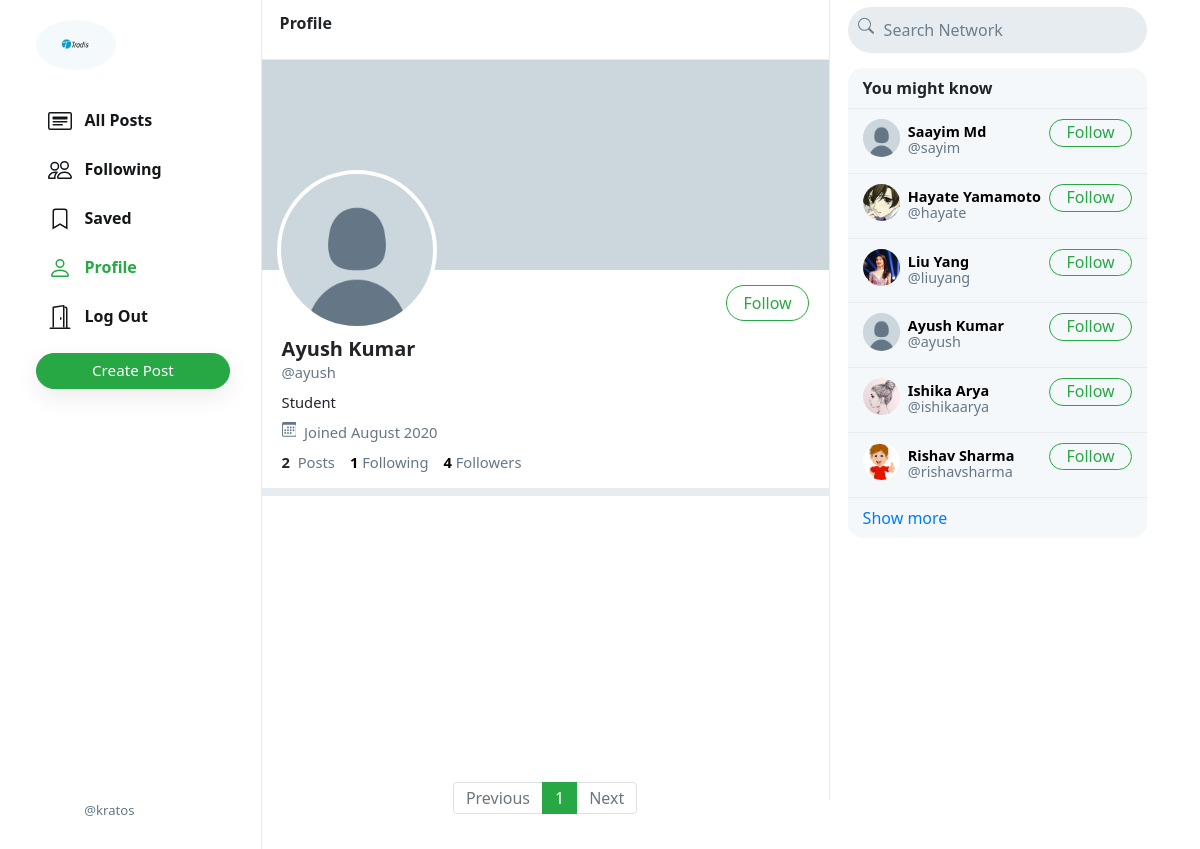
The app's page /ayush (signed in) with its own data.
### network/models.py (models this page shows, shortened)
class User(AbstractUser):
    profile_pic = models.ImageField(upload_to='profile_pic/')
    bio = models.TextField(max_length=160, blank=True, null=True)
    cover = models.ImageField(upload_to='covers/', blank=True)

### network/views.py (the view)
# urls.py: path("<str:username>", views.profile, name='profile'),
def profile(request, username):
    user = User.objects.get(username=username)
    all_posts = Post.objects.filter(creater=user).order_by('-date_created')
    paginator = Paginator(all_posts, 10)
    page_number = request.GET.get('page')
    if page_number == None:
        page_number = 1
    posts = paginator.get_page(page_number)
    followings = []
    suggestions = []
    follower = False
    if request.user.is_authenticated:
        followings = Follower.objects.filter(followers=request.user).values_list('user', flat=True)
        suggestions = User.objects.exclude(pk__in=followings).exclude(username=request.user.username).order_by("?")[:6]
        if request.user in Follower.objects.get(user=user).followers.all():
            follower = True
    follower_count = Follower.objects.get(user=user).followers.all().count()
    following_count = Follower.objects.filter(followers=user).count()
    return render(request, 'network/profile.html', {
        "username": user,
        "posts": posts,
        "posts_count": all_posts.count(),
        "suggestions": suggestions,
        "page": "profile",
        "is_follower": follower,
        "follower_count": follower_count,
        "following_count": following_count
    })

### network/templates/network/profile.html (shortened to what this page needs)
{% extends 'network/index.html' %}
{% load static %}
{% block profile %}
    <div class="profile-view" data-user="{{username.username}}">
        <div class="cover-image" style="background-image: url(/media/{{username.cover}})"></div>
        <div class="profile-image" style="background-image: url(/media/{{username.profile_pic}})"></div>
        <div class="profile-details">
            <div>
                {% if user.username == username.username %}
                    <button class="btn btn-outline-success float-right" id="edit-profile-btn">Edit Profile</button>
                {% elif is_follower %}
                    <button class="btn btn-success float-right" onclick="unfollow_user(this,'{{username.username}}','edit_page')" id="following-btn">Following</button>
                {% else %}
                    <button class="btn btn-outline-success float-right" onclick="follow_user(this,'{{username.username}}','edit_page')" id="follow-btn">Follow</button>
                {% endif %}
            </div>
            <div class="details-data">
                <h5>{{username.first_name}} {{username.last_name}}</h5>
                <div class="grey">@{{username.username}}</div>
                <div class="bio">
                    {% if username.bio is not None %}
                        {{username.bio}}
                    {% endif %}
                </div>
                <div class="grey" style="padding: 8px 0px;">
                    &nbsp;Joined {{username.date_joined | date:"F Y"}}
                </div>
                <div>
                    <strong>
                        {{posts_count}}
                    </strong>
                    &nbsp;<span class="grey">Posts</span>
                    <a href="#">
                        <strong id="following__count">{{following_count | default:0}}</strong>&nbsp;<span class="grey">Following</span>
                    </a>
                    <a href="#">
                        <strong id="follower__count">{{follower_count | default:0}}</strong>&nbsp;<span class="grey">Followers</span>
                    </a>
                </div>
            </div>
        </div>
    </div>
    <div class="space"></div>
{% endblock %}

### network/templates/network/layout.html (shortened to what this page needs)
{% load static %}
<!DOCTYPE html>
<html lang="en">
    <head>
        <link rel="stylesheet" href="https://stackpath.bootstrapcdn.com/bootstrap/4.4.1/css/bootstrap.min.css">
        <link href="{% static 'network/styles.css' %}" rel="stylesheet">
    </head>
    <body>
        <div class="body" data-page="{{page}}">
            <div class="sidenav">
                <a href="{% url 'index' %}" class="navbar-brand">
                    <img src="{% static 'network/Images/tradis2.jpg' %}" height="50px" style="border-radius:50%;">
                </a>
                <div style="height: 100%;">
                    <div>
                        <div>
                            <ul>
                                <li class="nav-item" id="all_posts">
                                <a href="{% url 'index' %}" class="nav-link">
                                    <div>
                                        &nbsp;&nbsp;All Posts
                                    </div>
                                </a>
                                </li>
                                {% if user.is_authenticated %}
                                    <li class="nav-item" id="following">
                                        <a href="{% url 'following' %}" class="nav-link">
                                            <div>
                                                &nbsp;&nbsp;Following
                                            </div>
                                        </a>
                                    </li>
                                    <li class="nav-item" id="saved">
                                        <a href="{% url 'saved' %}" class="nav-link">
                                            <div>
                                                <svg width="1.5em" height="1.5em" viewBox="0 0 16 16" class="bi bi-bookmark" fill="currentColor" xmlns="http://www.w3.org/2000/svg">
                                                    <path fill-rule="evenodd" d="M8 12l5 3V3a2 2 0 0 0-2-2H5a2 2 0 0 0-2 2v12l5-3zm-4 1.234l4-2.4 4 2.4V3a1 1 0 0 0-1-1H5a1 1 0 0 0-1 1v10.234z"/>
                                                  </svg>
                                                &nbsp;&nbsp;Saved
                                            </div>
                                        </a>
                                    </li>
                                    <li class="nav-item" id="profile">
                                        <a href="{% url 'profile' user.username %}" class="nav-link">
                                            <div>
                                                &nbsp;&nbsp;Profile
                                            </div>
                                        </a>
                                    </li>
                                    <li class="nav-item" id="logout">
                                        <a href="{% url 'logout' %}" class="nav-link">
                                            <div>
                                                &nbsp;&nbsp;Log Out
                                            </div>
                                        </a>
                                    </li>
                                {% endif %}
                            </ul>
                        </div>
                        {% if user.is_authenticated %}
                            <button id="popup-btn" class="btn btn-success new-post-btn" onclick="createpost()">Create Post</button>
                        {% endif %}
                    </div>
                    <div style="position: absolute; bottom: 10px;">
                        {% if user.is_authenticated %}
                            <li class="nav-item sidenav-user">
                                <a href="{% url 'profile' user.username %}" class="nav-link">
                                    <div class="user_account">
                                        <div class="small-profilepic" style="float: left; background-image: url(/media/{{user.profile_pic}})"></div>
                                        <div style="height: 2.7vw; margin: auto;">
                                            <div class="grey" style="margin-top: 4px;">@{{ user.username }}</div>
                                        </div>
                                    </div>
                                </a>
                            </li>
                        {% endif %}
                    </div>
                </div>
            </div>
            {% block body %}
            {% endblock %}
            <div class="right-div">
                <nav class="head">
                    <form action="#">
                        <div class="search-div">
                            <div>
                            </div>
                            <input type="text" name="query" id="search-box" placeholder="Search Network">
                        </div>
                    </form>
                </nav>
                <div class='right-div-content'>
                    <div class="space" style="background-color: white;"></div>
                    {% if user.is_authenticated %}
                        <div class="suggestion-box">
                            <div class="suggestion-header">
                                You might know
                            </div>
                            {% for suggestion in suggestions %}
                                <div class="suggestion-user">
                                    <div>
                                        <a href="{% url 'profile' suggestion.username %}">
                                            <div class="small-profilepic" style="background-image: url(/media/{{suggestion.profile_pic}})"></div>
                                        </a>
                                    </div>
                                    <div class="user-details">
                                        <a href="{% url 'profile' suggestion.username %}">
                                            <div id="user-name">
                                                <strong>
                                                    {{suggestion.first_name}} {{suggestion.last_name}}
                                                </strong>
                                            </div>
                                            <div class="grey">@{{suggestion.username}}</div>
                                        </a>
                                    </div>
                                    <div>
                                        <button class="btn btn-outline-success" type="button" onclick="follow_user(this,'{{suggestion.username}}','suggestion')">Follow</button>
                                    </div>
                                </div>
                            {% empty %}
                                    <div style="text-align: center; border-bottom: .5px solid #e6ecf0; padding: 10px 15px;">
                                        <span class="grey" style="font-size: .9em;">No suggestions available.</span>
                                    </div>
                            {% endfor %}
                            <div class="suggestion-footer">
                                <a href="#">Show more</a>
                            </div>
                        </div>
                    {% endif %}
                </div>
            </div>
        </div>
    </body>
</html>

### network/static/network/styles.css (style rules this page uses)
.body { display: flex; min-height: 100%; font-family: system-ui, sans-serif; }
.btn { border-radius: 20px; padding: 0.32rem 1rem 0.375rem 1rem; }
.btn, .btn:focus, .btn:active { box-shadow: none !important; -webkit-box-shadow: none !important; }
.grey { color: #657786; }
svg { vertical-align: text-top; }
.sidenav { height: 100%; width: 21.8%; position: fixed; top: 0; left: 0; padding: 15px; list-style: none; border-right: .5px solid #e6ecf0; z-index: 100; padding-left: 3%; background-color: white; }
.sidenav ul { list-style: none; padding-left: 0px; margin-top: 3vh; }
.sidenav li { margin-top: 7px; }
.sidenav .nav-link { color: #14171a; line-height: .7em; font-weight: 700; padding: 0px; }
.sidenav .nav-link > div { padding: 10px 20px 8px 12px; border-radius: 25px; line-height: 0.9em; width: max-content; }
.new-post-btn { padding-left: 55px !important; padding-right: 55px !important; font-size: .95em; font-weight: 530; box-shadow: rgba(0, 0, 0, 0.08) 0px 8px 24px !important; }
.user_account { display: flex; font-size: .82rem; font-weight: normal; padding-top: 3px !important; padding-bottom: 3px !important; padding-left: 3px !important; }
.user_account .small-profilepic { transform: scale(.82); margin-left: auto; margin-top: auto; }
.active a { color: #28a745 !important; }
.head { height: 7.5vh; }
.small-profilepic { width: 3.1vw; height: 3.1vw; border-radius: 9999px; overflow: hidden; margin-right: 8px; background-size: cover; background-repeat: no-repeat; background-position: center; box-sizing: content-box; }
.space { height: 8px; background-color: #e6ecf0; }
.cover-image { height: 210px; background-size: cover; background-position: center; background-repeat: no-repeat; background-color: #ccd6dd; }
.profile-image { width: 160px; height: 160px; position: absolute; left: 15px; top: 110px; border-radius: 99999px; border: 4px solid white; background-size: cover; background-repeat: no-repeat; background-position: center; background-color: white; }
.profile-details { padding: 15px 20px; }
.profile-details button { padding-bottom: 0.3rem; }
.profile-details > .details-data { margin-top: 52px; font-size: .92em; }
.profile-details h5 { font-weight: 800; margin-bottom: 0px; }
.profile-details a { color: black; text-decoration: none; }
.bio { margin-top: 8px; }
.right-div { width: 28%; height: 100vh; position: fixed; right: 2.95%; border-left: .5px solid #e6ecf0; background-color: white; }
.right-div .head { padding: .9vh 1.5vw; }
.right-div .search-div { margin-left: auto; margin-right: auto; display: flex; border-radius: 25px; background-color: #e6ecf0; padding-left: 10px; padding-right: 10px; vertical-align: middle; }
#search-box { height: 5.7vh; border: none; background: none; outline: none; width: 100%; margin-left: 8px; }
#search-box::placeholder { color: #6d7e8c; }
.right-div-content { height: 92.5vh; overflow: auto; padding-left: 1.5vw; padding-right: 1.5vw; }
.suggestion-box, .guest-box { border-radius: 15px; overflow: hidden; background-color: #f5f8fa; }
.suggestion-header { padding: 13px 15px; line-height: .9em; font-weight: 800; border-bottom: .5px solid #e6ecf0; }
.suggestion-user { display: flex; padding: 10px 15px; font-size: .9em; border-bottom: .5px solid #e6ecf0; }
.suggestion-user a { color: black; text-decoration: none; }
.user-details { flex: 1; line-height: 1.1em; padding: 5px 0px 7px 0px; }
.suggestion-user .btn { padding: 0em 1em .09em 1em; }
.suggestion-footer { padding: 13px 15px; line-height: .9em; }
.suggestion-footer a { text-decoration: none; }

### records on screen
User: username "kratos"
User: profile_pic (placeholder picture), first_name "Ayush", last_name "Kumar", username "ayush", bio "Student", date_joined "August 2020"
User: profile_pic (placeholder picture), first_name "Saayim", last_name "Md", username "sayim"
User: profile_pic (picture), first_name "Hayate", last_name "Yamamoto", username "hayate"
User: profile_pic (picture), first_name "Liu", last_name "Yang", username "liuyang"
User: profile_pic (picture), first_name "Ishika", last_name "Arya", username "ishikaarya"
User: profile_pic (picture), first_name "Rishav", last_name "Sharma", username "rishavsharma"

### other values on screen
{{ posts_count }} "2"
{{ following_count | default:0 }} "1"
{{ follower_count | default:0 }} "4"
{{ each }} "1"
